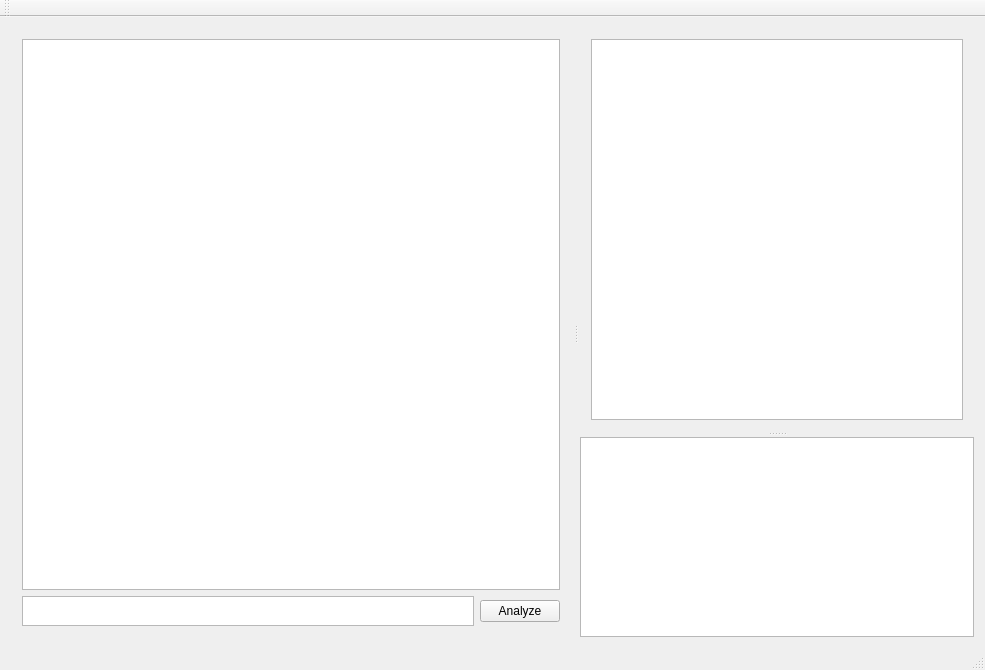
<?xml version="1.0" encoding="UTF-8"?>
<ui version="4.0">
 <class>MainWindow</class>
 <widget class="QMainWindow" name="MainWindow">
  <property name="geometry">
   <rect>
    <x>0</x>
    <y>0</y>
    <width>985</width>
    <height>670</height>
   </rect>
  </property>
  <property name="sizePolicy">
   <sizepolicy hsizetype="Preferred" vsizetype="Preferred">
    <horstretch>0</horstretch>
    <verstretch>30</verstretch>
   </sizepolicy>
  </property>
  <property name="minimumSize">
   <size>
    <width>640</width>
    <height>480</height>
   </size>
  </property>
  <property name="baseSize">
   <size>
    <width>0</width>
    <height>0</height>
   </size>
  </property>
  <property name="palette">
   <palette>
    <active>
     <colorrole role="LinkVisited">
      <brush brushstyle="SolidPattern">
       <color alpha="255">
        <red>28</red>
        <green>13</green>
        <blue>240</blue>
       </color>
      </brush>
     </colorrole>
    </active>
    <inactive>
     <colorrole role="LinkVisited">
      <brush brushstyle="SolidPattern">
       <color alpha="255">
        <red>28</red>
        <green>13</green>
        <blue>240</blue>
       </color>
      </brush>
     </colorrole>
    </inactive>
    <disabled>
     <colorrole role="LinkVisited">
      <brush brushstyle="SolidPattern">
       <color alpha="255">
        <red>28</red>
        <green>13</green>
        <blue>240</blue>
       </color>
      </brush>
     </colorrole>
    </disabled>
   </palette>
  </property>
  <property name="cursor">
   <cursorShape>ArrowCursor</cursorShape>
  </property>
  <property name="windowTitle">
   <string>MainWindow</string>
  </property>
  <widget class="QWidget" name="centralWidget">
   <property name="sizePolicy">
    <sizepolicy hsizetype="Expanding" vsizetype="Preferred">
     <horstretch>0</horstretch>
     <verstretch>0</verstretch>
    </sizepolicy>
   </property>
   <layout class="QHBoxLayout" name="horizontalLayout_4">
    <item>
     <widget class="QSplitter" name="splitter_2">
      <property name="orientation">
       <enum>Qt::Horizontal</enum>
      </property>
      <property name="handleWidth">
       <number>9</number>
      </property>
      <widget class="QWidget" name="layoutWidget">
       <layout class="QVBoxLayout" name="verticalLayout_3">
        <property name="spacing">
         <number>6</number>
        </property>
        <item>
         <widget class="QTreeView" name="dirTree">
          <property name="sizePolicy">
           <sizepolicy hsizetype="Preferred" vsizetype="Expanding">
            <horstretch>0</horstretch>
            <verstretch>0</verstretch>
           </sizepolicy>
          </property>
          <property name="minimumSize">
           <size>
            <width>100</width>
            <height>0</height>
           </size>
          </property>
          <property name="sortingEnabled">
           <bool>false</bool>
          </property>
         </widget>
        </item>
        <item>
         <layout class="QHBoxLayout" name="horizontalLayout">
          <property name="spacing">
           <number>6</number>
          </property>
          <property name="sizeConstraint">
           <enum>QLayout::SetDefaultConstraint</enum>
          </property>
          <item>
           <widget class="QTextEdit" name="analysisPath">
            <property name="sizePolicy">
             <sizepolicy hsizetype="Expanding" vsizetype="Fixed">
              <horstretch>0</horstretch>
              <verstretch>0</verstretch>
             </sizepolicy>
            </property>
            <property name="minimumSize">
             <size>
              <width>0</width>
              <height>30</height>
             </size>
            </property>
            <property name="maximumSize">
             <size>
              <width>16777215</width>
              <height>30</height>
             </size>
            </property>
           </widget>
          </item>
          <item>
           <widget class="QPushButton" name="analyzeButton">
            <property name="sizePolicy">
             <sizepolicy hsizetype="Fixed" vsizetype="Fixed">
              <horstretch>0</horstretch>
              <verstretch>0</verstretch>
             </sizepolicy>
            </property>
            <property name="text">
             <string>Analyze</string>
            </property>
           </widget>
          </item>
         </layout>
        </item>
       </layout>
      </widget>
      <widget class="QSplitter" name="splitter">
       <property name="orientation">
        <enum>Qt::Vertical</enum>
       </property>
       <property name="handleWidth">
        <number>6</number>
       </property>
       <widget class="QWidget" name="layoutWidget">
        <layout class="QHBoxLayout" name="horizontalLayout_2" stretch="1">
         <property name="spacing">
          <number>1</number>
         </property>
         <item>
          <widget class="QTableView" name="tableView">
           <property name="sizePolicy">
            <sizepolicy hsizetype="Expanding" vsizetype="Expanding">
             <horstretch>0</horstretch>
             <verstretch>0</verstretch>
            </sizepolicy>
           </property>
           <property name="sizeAdjustPolicy">
            <enum>QAbstractScrollArea::AdjustToContentsOnFirstShow</enum>
           </property>
          </widget>
         </item>
        </layout>
       </widget>
       <widget class="QTextBrowser" name="loggingBrowser">
        <property name="sizePolicy">
         <sizepolicy hsizetype="Preferred" vsizetype="Preferred">
          <horstretch>0</horstretch>
          <verstretch>0</verstretch>
         </sizepolicy>
        </property>
        <property name="minimumSize">
         <size>
          <width>0</width>
          <height>0</height>
         </size>
        </property>
        <property name="maximumSize">
         <size>
          <width>16777215</width>
          <height>200</height>
         </size>
        </property>
        <property name="focusPolicy">
         <enum>Qt::StrongFocus</enum>
        </property>
        <property name="layoutDirection">
         <enum>Qt::LeftToRight</enum>
        </property>
        <property name="autoFillBackground">
         <bool>false</bool>
        </property>
        <property name="frameShape">
         <enum>QFrame::StyledPanel</enum>
        </property>
        <property name="frameShadow">
         <enum>QFrame::Sunken</enum>
        </property>
        <property name="lineWidth">
         <number>1</number>
        </property>
        <property name="midLineWidth">
         <number>0</number>
        </property>
        <property name="sizeAdjustPolicy">
         <enum>QAbstractScrollArea::AdjustIgnored</enum>
        </property>
       </widget>
      </widget>
     </widget>
    </item>
   </layout>
  </widget>
  <widget class="QToolBar" name="mainToolBar">
   <attribute name="toolBarArea">
    <enum>TopToolBarArea</enum>
   </attribute>
   <attribute name="toolBarBreak">
    <bool>false</bool>
   </attribute>
  </widget>
  <widget class="QStatusBar" name="statusBar"/>
  <widget class="QMenuBar" name="menuBar">
   <property name="geometry">
    <rect>
     <x>0</x>
     <y>0</y>
     <width>985</width>
     <height>26</height>
    </rect>
   </property>
  </widget>
 </widget>
 <layoutdefault spacing="6" margin="11"/>
 <resources/>
 <connections/>
</ui>
